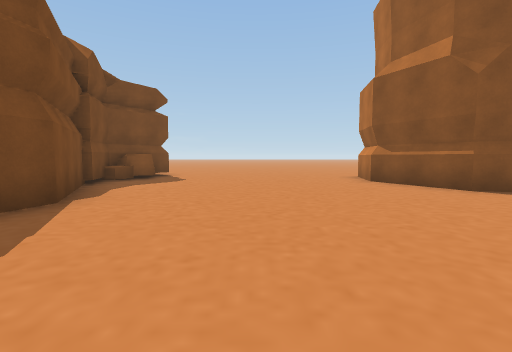
view 1 (above)

18 first-person views from a walk through a 3-D level made in the Unity game engine. The camera is 1.3 m above the floor, tilts 4° down and sees 85° across. The floor is counted in squares, 2 m on a side. Each view is taken from the middle of a square. On the plan, view 1 faces up. The plan holds only what a view shows up to about 9 squares ahead; the rest is blank. The place goes on beyond the plan. Some surface patterns are stand-ins.

view 2
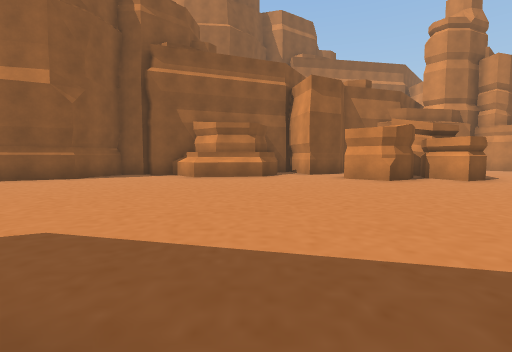

view 3
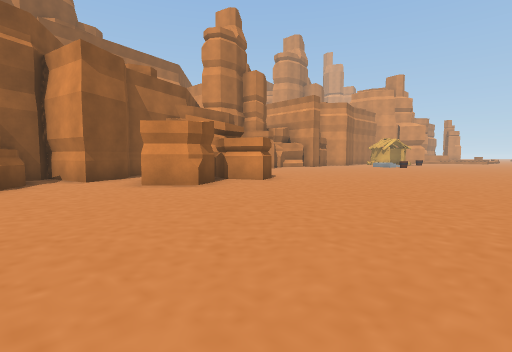

view 4
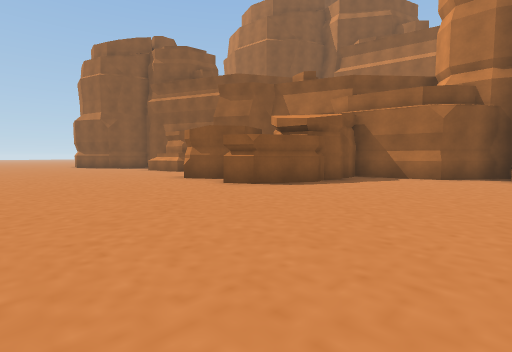

view 5
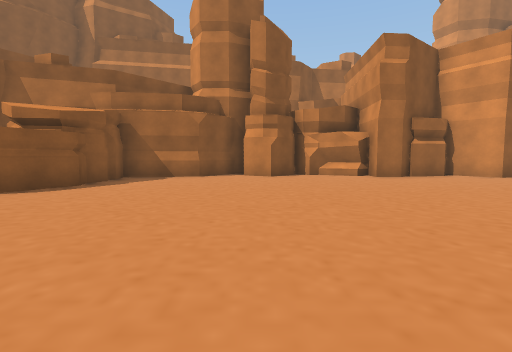

view 6
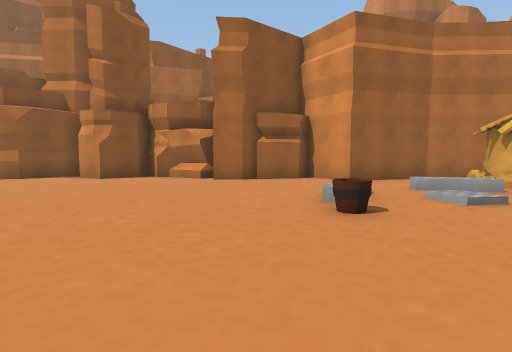

view 7
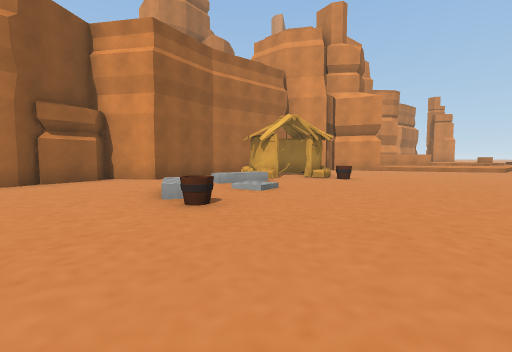

view 8
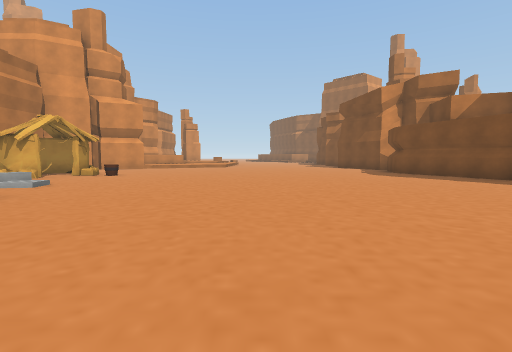

view 9
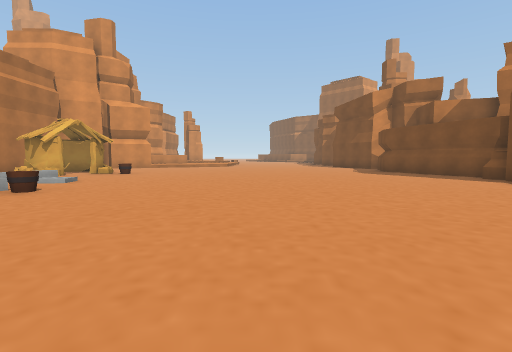

view 10
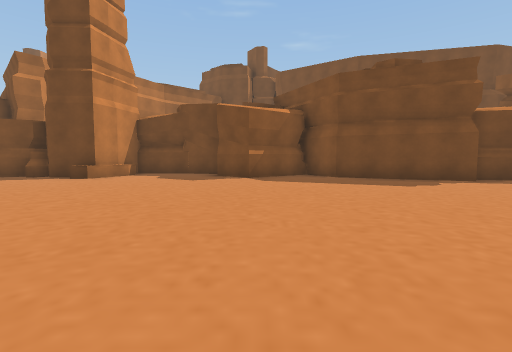

view 11
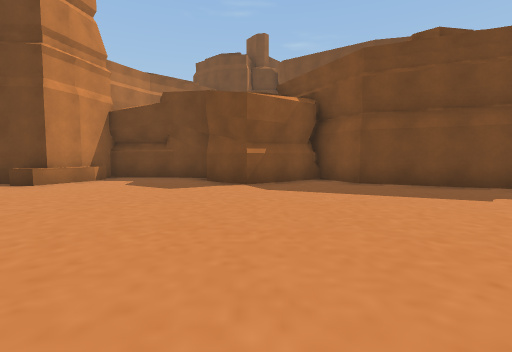

view 12
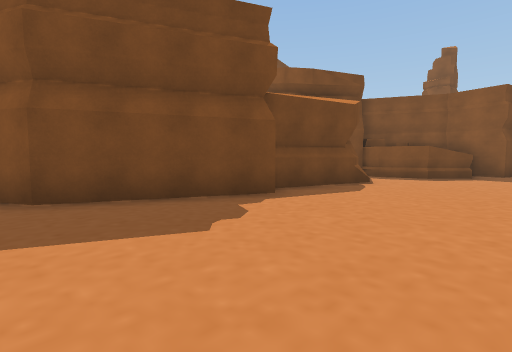

view 13
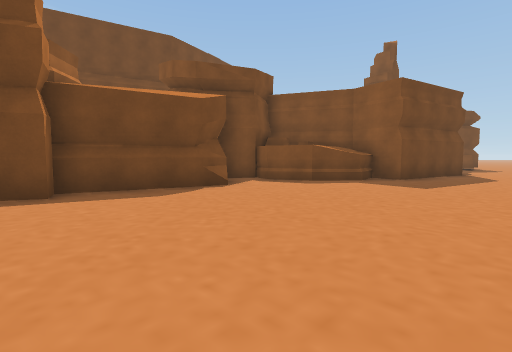

view 14
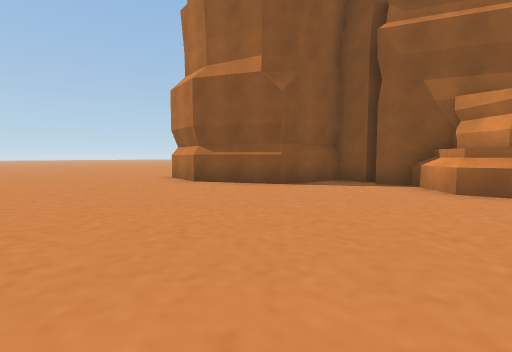

view 15
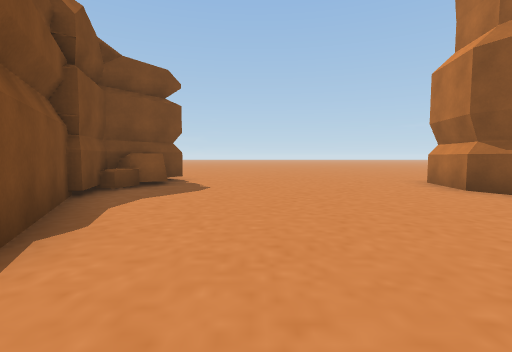

view 16
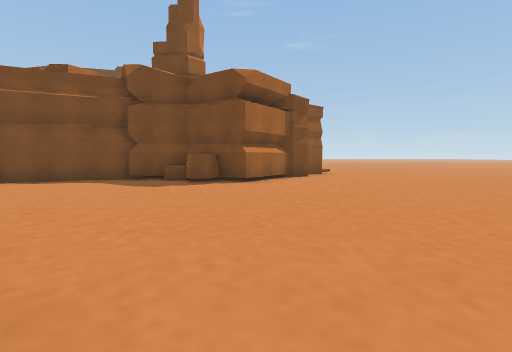

view 17
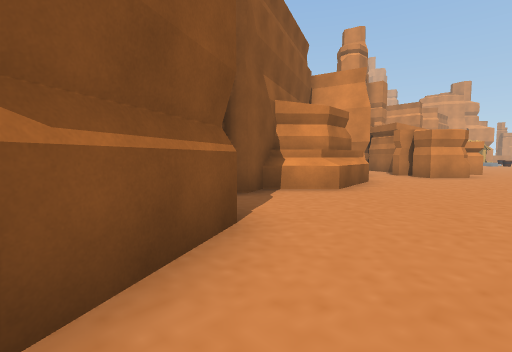

view 18
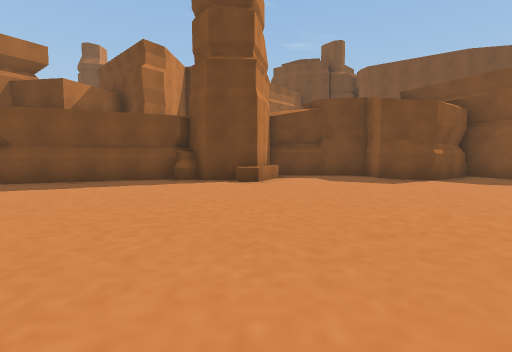

### Floor plan
Key: @ floor where view 1 was taken; # wall or solid block; . floor; / step, stairs or slope; ^ raised ledge; O other object.
Columns run from 10 left of view 1 to 9 right of it. Each row starts with its distance up from view 1.
 11      #.........
 10      ###.......
  9       ##......#
  8       ##.....##
  7       #......##
  6       #.......#
  5       #.......###
  4       ##........#
  3        #........#
  2       ##.......^#
  1      ##........##
  0      #....@....##
 -1     ##..........###
 -2   ###...........###
 -3   ##..........####
 -4    ##.........##
 -5    ##.........##
 -6    #..........##
 -7    #...........####
 -8    #..............#
 -9   ##..............##
-10  ##................#
-11  #.................#
-12  #.................#
-13  ##................#
-14 ###................#
-15 #.................##
-16 #.................##
-17 #............O/...##
-18 ###^.........../..##
-19   #.........../...#
-20   #............/..#
-21   #.............O.#
-22   #...........O.OO#

Positions as (right, up) in squares from view 1, and headings:
1: (0, 0), facing up
2: (-4, 0), facing right
3: (-2, 0), facing down-right
4: (-1, -11), facing up-right
5: (-1, -11), facing right
6: (0, -16), facing right
7: (0, -15), facing down-right
8: (-1, -13), facing down
9: (-1, -12), facing down
10: (1, -13), facing left
11: (-1, -13), facing left
12: (-3, -11), facing up-left
13: (-1, -8), facing up-left
14: (-1, 1), facing up-right
15: (-1, 2), facing up
16: (4, 10), facing left
17: (2, 7), facing down-right
18: (0, -18), facing left
